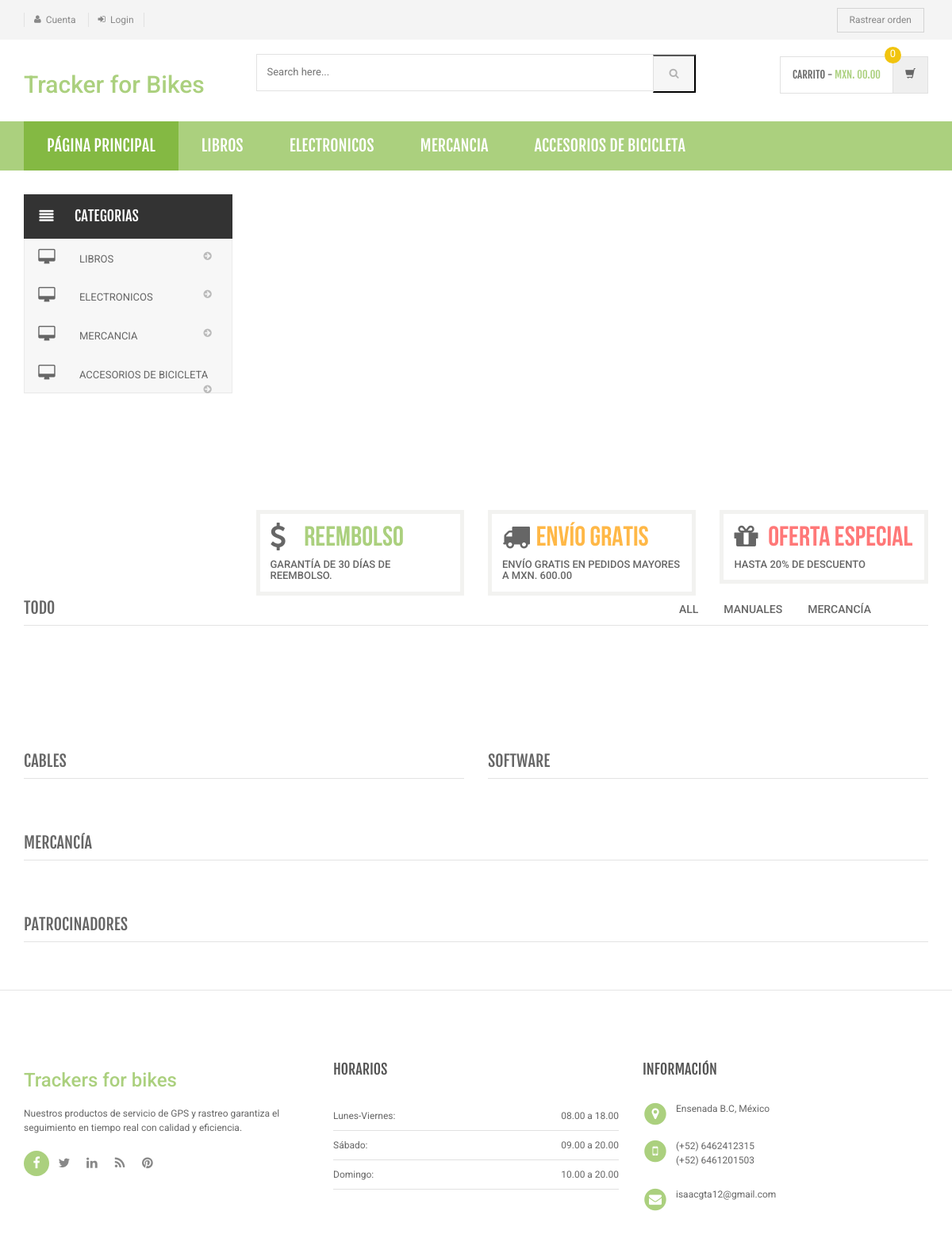
The page / on the database its author committed.
### tables this page shows
CREATE TABLE `category` (
  `id` int(11) NOT NULL,
  `categoryName` varchar(255) DEFAULT NULL,
  `categoryDescription` longtext DEFAULT NULL,
  `creationDate` timestamp NOT NULL DEFAULT current_timestamp(),
  `updationDate` varchar(255) DEFAULT NULL
);

### index.php (the view, shortened to what this page needs)
<?php
include('includes/config.php');
?>
<!DOCTYPE html>
<html lang="en">
<head>
	<link rel="stylesheet" href="assets/css/bootstrap.min.css">
	<link rel="stylesheet" href="assets/css/main.css">
	<link rel="stylesheet" href="assets/css/green.css">
	<link rel="stylesheet" href="assets/css/owl.carousel.css">
	<link rel="stylesheet" href="assets/css/owl.transitions.css">
	<link href="assets/css/lightbox.css" rel="stylesheet">
	<link rel="stylesheet" href="assets/css/animate.min.css">
	<link rel="stylesheet" href="assets/css/rateit.css">
	<link rel="stylesheet" href="assets/css/bootstrap-select.min.css">
	<link rel="stylesheet" href="assets/css/config.css">
	<link href="assets/css/green.css" rel="alternate stylesheet" title="Green color">
	<link href="assets/css/blue.css" rel="alternate stylesheet" title="Blue color">
	<link href="assets/css/red.css" rel="alternate stylesheet" title="Red color">
	<link href="assets/css/orange.css" rel="alternate stylesheet" title="Orange color">
	<link href="assets/css/dark-green.css" rel="alternate stylesheet" title="Darkgreen color">
	<link rel="stylesheet" href="assets/css/font-awesome.min.css">
</head>
<body class="cnt-home">
	<header class="header-style-1">
		<?php include('includes/top-header.php'); ?>
		<?php include('includes/main-header.php'); ?>
		<?php include('includes/menu-bar.php'); ?>
	</header>
	<div class="body-content outer-top-xs" id="top-banner-and-menu">
		<div class="container">
			<div class="furniture-container homepage-container">
				<div class="row">
					<div class="col-xs-12 col-sm-12 col-md-3 sidebar">
						<?php include('includes/side-menu.php'); ?>
					</div>
					<div class="col-xs-12 col-sm-12 col-md-9 homebanner-holder">
						<div id="hero" class="homepage-slider3">
						</div>
						<div class="info-boxes wow fadeInUp">
							<div class="info-boxes-inner">
								<div class="row">
									<div class="col-md-6 col-sm-4 col-lg-4">
										<div class="info-box">
											<div class="row">
												<div class="col-xs-2">
													<i class="icon fa fa-dollar"></i>
												</div>
												<div class="col-xs-10">
													<h4 class="info-box-heading green">Reembolso</h4>
												</div>
											</div>
											<h6 class="text">Garantía de 30 Días de reembolso.</h6>
										</div>
									</div>
									<div class="hidden-md col-sm-4 col-lg-4">
										<div class="info-box">
											<div class="row">
												<div class="col-xs-2">
													<i class="icon fa fa-truck"></i>
												</div>
												<div class="col-xs-10">
													<h4 class="info-box-heading orange">Envío gratis</h4>
												</div>
											</div>
											<h6 class="text">Envío gratis en pedidos mayores a MXN. 600.00</h6>
										</div>
									</div>
									<div class="col-md-6 col-sm-4 col-lg-4">
										<div class="info-box">
											<div class="row">
												<div class="col-xs-2">
													<i class="icon fa fa-gift"></i>
												</div>
												<div class="col-xs-10">
													<h4 class="info-box-heading red">Oferta especial</h4>
												</div>
											</div>
											<h6 class="text">Hasta 20% de descuento </h6>
										</div>
									</div>
								</div>
							</div>
						</div>
					</div>
				</div>
				<div id="product-tabs-slider" class="scroll-tabs inner-bottom-vs  wow fadeInUp">
					<div class="more-info-tab clearfix">
						<h3 class="new-product-title pull-left">Todo</h3>
						<ul class="nav nav-tabs nav-tab-line pull-right" id="new-products-1">
							<li class="active"><a href="#all" data-toggle="tab">All</a></li>
							<li><a href="#books" data-toggle="tab">Manuales</a></li>
							<li><a href="#furniture" data-toggle="tab">Mercancía</a></li>
						</ul>
					</div>
				</div>
				<div class="sections prod-slider-small outer-top-small">
					<div class="row">
						<div class="col-md-6">
							<section class="section">
								<h3 class="section-title">Cables</h3>
							</section>
						</div>
						<div class="col-md-6">
							<section class="section">
								<h3 class="section-title">Software</h3>
							</section>
						</div>
					</div>
				</div>
				<section class="section featured-product inner-xs wow fadeInUp">
					<h3 class="section-title">Mercancía</h3>
				</section>
				<?php include('includes/brands-slider.php'); ?>
			</div>
		</div>
		<?php include('includes/footer.php'); ?>
</body>
</html>

### includes/menu-bar.php (shortened to what this page needs)
<div class="header-nav animate-dropdown">
    <div class="container">
        <div class="yamm navbar navbar-default" role="navigation">
            <div class="nav-bg-class">
                <div class="navbar-collapse collapse" id="mc-horizontal-menu-collapse">
	<div class="nav-outer">
		<ul class="nav navbar-nav">
			<li class="active dropdown yamm-fw">
				<a href="index.php" data-hover="dropdown" class="dropdown-toggle">Página principal</a>
			</li>
              <?php $sql=mysqli_query($con,"select id,categoryName  from category limit 6");
while($row=mysqli_fetch_array($sql))
{
    ?>
			<li class="dropdown yamm">
				<a href="category.php?cid=<?php echo $row['id'];?>"> <?php echo $row['categoryName'];?></a>
			</li>
			<?php } ?>
		</ul>
		<div class="clearfix"></div>
	</div>
</div>
            </div>
        </div>
    </div>
</div>

### includes/side-menu.php
<div class="side-menu animate-dropdown outer-bottom-xs">
    <div class="head"><i class="icon fa fa-align-justify fa-fw"></i> Categorias</div>
    <nav class="yamm megamenu-horizontal" role="navigation">
        <ul class="nav">
            <li class="dropdown menu-item">
              <?php $sql=mysqli_query($con,"select id,categoryName  from category");
while($row=mysqli_fetch_array($sql))
{
    ?>
                <a href="category.php?cid=<?php echo $row['id'];?>" class="dropdown-toggle"><i class="icon fa fa-desktop fa-fw"></i>
                <?php echo $row['categoryName'];?></a>
                <?php }?>
</li>
</ul>
    </nav>
</div>

### assets/css/green.css (style rules this page uses)
a { color: #abd07e; }
.header-style-1 .header-nav { background: #abd07e; }
.cnt-home .header-style-1 .header-nav .navbar .navbar-nav > li.active { background: #84b943; }
.info-box .info-box-heading.green { color: #abd07e; }

### assets/css/lightbox.css (style rules this page uses)
body:after { content: url(../images/close.png) url(../images/loading.gif) url(../images/prev.png) url(../images/next.png); display: none; }

### assets/css/blue.css (style rules this page uses)
a { color: #3498db; }
.header-style-1 .header-nav { background: #3498db; }
.cnt-home .header-style-1 .header-nav .navbar .navbar-nav > li.active { background: #1d6ca1; }
.info-box .info-box-heading.green { color: #3498db; }

### assets/css/red.css (style rules this page uses)
a { color: #ff6c6c; }
.header-style-1 .header-nav { background: #ff6c6c; }
.cnt-home .header-style-1 .header-nav .navbar .navbar-nav > li.active { background: #ff1a1a; }
.info-box .info-box-heading.green { color: #ff6c6c; }

### assets/css/orange.css (style rules this page uses)
a { color: #f39c12; }
.header-style-1 .header-nav { background: #f39c12; }
.cnt-home .header-style-1 .header-nav .navbar .navbar-nav > li.active { background: #ab6c09; }
.info-box .info-box-heading.green { color: #f39c12; }

### assets/css/dark-green.css (style rules this page uses)
a { color: #12cca7; }
.header-style-1 .header-nav { background: #12cca7; }
.cnt-home .header-style-1 .header-nav .navbar .navbar-nav > li.active { background: #0b816a; }
.info-box .info-box-heading.green { color: #12cca7; }

### rows shown on the page
category: categoryName "LIBROS"
category: categoryName "ELECTRONICOS"
category: categoryName "MERCANCIA"
category: categoryName "ACCESORIOS DE BICICLETA"
